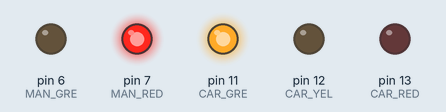
Bench run of a sketch on a simulated Arduino Uno, built with avr-gcc and run on an emulated ATmega328P. Shown: output pins drawn as LEDs (lit = HIGH).

Above: at 2.5 s.
At 5.5 s:
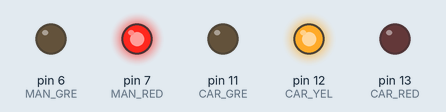
At 7.7 s:
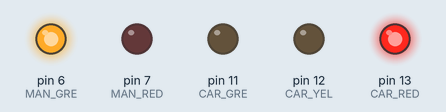
At 13.7 s:
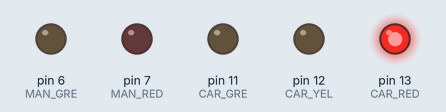
Timing chart, 0 to 18.2 s (numbered marks = the images above):
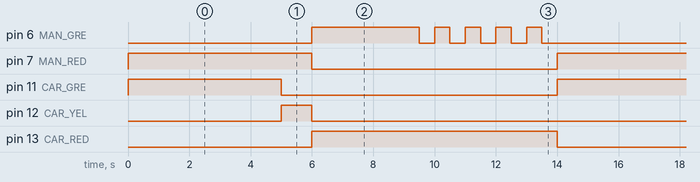

The sketch:

arduino_3.20_traffic_light.ino
```cpp
#define CAR_RED 13
#define CAR_YEL 12
#define CAR_GRE 11

#define MAN_RED 7
#define MAN_GRE 6

/*
case 1 turn car red
-man gre
case 2 turn car yel
-man red
case 3 turn car gre
-man gre

first : car gre ->(1s) car yel -> (5s) car red (5s)


*/

void setup() {
  pinMode(CAR_RED,OUTPUT);
  pinMode(CAR_YEL,OUTPUT);
  pinMode(CAR_GRE,OUTPUT);

  pinMode(MAN_RED,OUTPUT);
  pinMode(MAN_GRE,OUTPUT);
}

void loop() {
  //case 1 : turn on car gre, man red
 digitalWrite(CAR_RED,LOW);
 digitalWrite(CAR_YEL,LOW);
 digitalWrite(CAR_GRE,HIGH);

 digitalWrite(MAN_RED,HIGH);
 digitalWrite(MAN_GRE,LOW);
 delay(5000);
 // case 2 : turn on car yel, man red
 digitalWrite(CAR_RED,LOW);
 digitalWrite(CAR_YEL,HIGH);
 digitalWrite(CAR_GRE,LOW);

 digitalWrite(MAN_RED,HIGH);
 digitalWrite(MAN_GRE,LOW);
 delay(1000);
 // case 3 : turn on car red, man gre

 digitalWrite(CAR_RED,HIGH);
 digitalWrite(CAR_YEL,LOW);
 digitalWrite(CAR_GRE,LOW);

 digitalWrite(MAN_RED,LOW);
 digitalWrite(MAN_GRE,HIGH);

 delay(3000);
 //mean : warning, change traffic light (blink man_gre)
  for (int i = 0 ; i < 5; i++){
    digitalWrite(MAN_GRE,HIGH);
    delay(500);
    digitalWrite(MAN_GRE,LOW);
    delay(500);
  }
}
```

Measured:
- by itself, pin 6 (MAN_GRE): repeats every 14.0 s: 4 × (LOW 0.50 s, HIGH 0.50 s), LOW 6.5 s, HIGH 3.5 s
- by itself, pin 7 (MAN_RED): alternates HIGH for 6.0 s and LOW for 8.0 s
- by itself, pin 11 (CAR_GRE): alternates HIGH for 5.0 s and LOW for 9.0 s
- by itself, pin 12 (CAR_YEL): alternates HIGH for 1.0 s and LOW for 13.0 s
- by itself, pin 13 (CAR_RED): alternates HIGH for 8.0 s and LOW for 6.0 s
